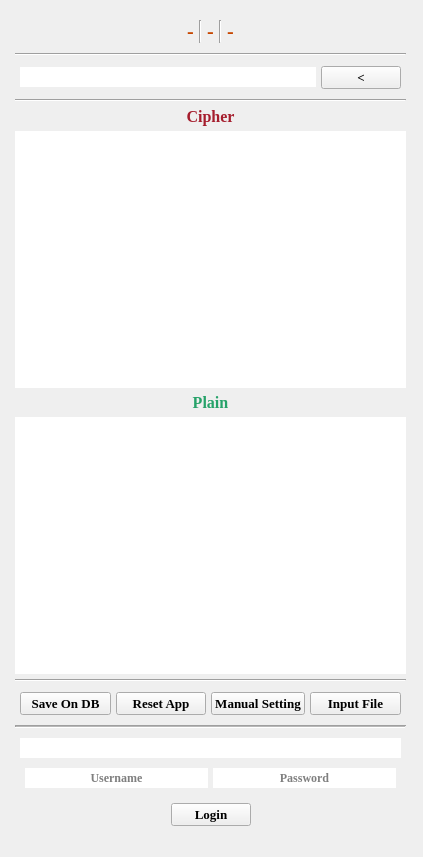
<?xml version="1.0" encoding="UTF-8"?>
<ui version="4.0">
 <class>window</class>
 <widget class="QWidget" name="window">
  <property name="geometry">
   <rect>
    <x>0</x>
    <y>0</y>
    <width>423</width>
    <height>857</height>
   </rect>
  </property>
  <property name="font">
   <font>
    <family>Liberation Serif</family>
    <weight>75</weight>
    <bold>true</bold>
   </font>
  </property>
  <property name="windowTitle">
   <string>Enigma</string>
  </property>
  <widget class="QWidget" name="verticalLayoutWidget">
   <property name="geometry">
    <rect>
     <x>10</x>
     <y>10</y>
     <width>401</width>
     <height>831</height>
    </rect>
   </property>
   <layout class="QVBoxLayout" name="verticalLayout">
    <property name="spacing">
     <number>5</number>
    </property>
    <property name="leftMargin">
     <number>5</number>
    </property>
    <property name="topMargin">
     <number>5</number>
    </property>
    <property name="rightMargin">
     <number>5</number>
    </property>
    <property name="bottomMargin">
     <number>5</number>
    </property>
    <item>
     <layout class="QHBoxLayout" name="horizontalLayout_4">
      <property name="spacing">
       <number>5</number>
      </property>
      <property name="leftMargin">
       <number>5</number>
      </property>
      <property name="topMargin">
       <number>5</number>
      </property>
      <property name="rightMargin">
       <number>5</number>
      </property>
      <property name="bottomMargin">
       <number>5</number>
      </property>
      <item>
       <spacer name="horizontalSpacer">
        <property name="orientation">
         <enum>Qt::Horizontal</enum>
        </property>
        <property name="sizeHint" stdset="0">
         <size>
          <width>40</width>
          <height>20</height>
         </size>
        </property>
       </spacer>
      </item>
      <item>
       <widget class="QLabel" name="r1">
        <property name="font">
         <font>
          <family>Liberation Serif</family>
          <pointsize>15</pointsize>
          <weight>75</weight>
          <bold>true</bold>
         </font>
        </property>
        <property name="styleSheet">
         <string notr="true">QLabel{
color: rgb(198, 70, 0);
}</string>
        </property>
        <property name="text">
         <string>-</string>
        </property>
        <property name="alignment">
         <set>Qt::AlignCenter</set>
        </property>
       </widget>
      </item>
      <item>
       <widget class="Line" name="line_4">
        <property name="orientation">
         <enum>Qt::Vertical</enum>
        </property>
       </widget>
      </item>
      <item>
       <widget class="QLabel" name="r2">
        <property name="font">
         <font>
          <family>Liberation Serif</family>
          <pointsize>15</pointsize>
          <weight>75</weight>
          <bold>true</bold>
         </font>
        </property>
        <property name="styleSheet">
         <string notr="true">QLabel{
color: rgb(198, 70, 0);
}</string>
        </property>
        <property name="text">
         <string>-</string>
        </property>
        <property name="alignment">
         <set>Qt::AlignCenter</set>
        </property>
       </widget>
      </item>
      <item>
       <widget class="Line" name="line_5">
        <property name="orientation">
         <enum>Qt::Vertical</enum>
        </property>
       </widget>
      </item>
      <item>
       <widget class="QLabel" name="r3">
        <property name="font">
         <font>
          <family>Liberation Serif</family>
          <pointsize>15</pointsize>
          <weight>75</weight>
          <bold>true</bold>
         </font>
        </property>
        <property name="styleSheet">
         <string notr="true">QLabel{
color: rgb(198, 70, 0);
}</string>
        </property>
        <property name="text">
         <string>-</string>
        </property>
        <property name="alignment">
         <set>Qt::AlignCenter</set>
        </property>
       </widget>
      </item>
      <item>
       <spacer name="horizontalSpacer_2">
        <property name="orientation">
         <enum>Qt::Horizontal</enum>
        </property>
        <property name="sizeHint" stdset="0">
         <size>
          <width>40</width>
          <height>20</height>
         </size>
        </property>
       </spacer>
      </item>
     </layout>
    </item>
    <item>
     <widget class="Line" name="line_2">
      <property name="orientation">
       <enum>Qt::Horizontal</enum>
      </property>
     </widget>
    </item>
    <item>
     <layout class="QHBoxLayout" name="horizontalLayout_2">
      <property name="spacing">
       <number>5</number>
      </property>
      <property name="leftMargin">
       <number>5</number>
      </property>
      <property name="topMargin">
       <number>5</number>
      </property>
      <property name="rightMargin">
       <number>5</number>
      </property>
      <property name="bottomMargin">
       <number>5</number>
      </property>
      <item>
       <widget class="QLineEdit" name="input">
        <property name="font">
         <font>
          <family>Liberation Serif</family>
          <weight>75</weight>
          <bold>true</bold>
         </font>
        </property>
        <property name="frame">
         <bool>false</bool>
        </property>
        <property name="alignment">
         <set>Qt::AlignCenter</set>
        </property>
       </widget>
      </item>
      <item>
       <widget class="QPushButton" name="bcs">
        <property name="maximumSize">
         <size>
          <width>16777215</width>
          <height>16777215</height>
         </size>
        </property>
        <property name="font">
         <font>
          <family>Liberation Serif</family>
          <pointsize>10</pointsize>
          <weight>75</weight>
          <italic>false</italic>
          <bold>true</bold>
          <kerning>true</kerning>
         </font>
        </property>
        <property name="text">
         <string>&lt;</string>
        </property>
        <property name="default">
         <bool>false</bool>
        </property>
        <property name="flat">
         <bool>false</bool>
        </property>
       </widget>
      </item>
     </layout>
    </item>
    <item>
     <widget class="Line" name="line_3">
      <property name="orientation">
       <enum>Qt::Horizontal</enum>
      </property>
     </widget>
    </item>
    <item>
     <widget class="QLabel" name="label_2">
      <property name="font">
       <font>
        <family>Liberation Serif</family>
        <pointsize>12</pointsize>
        <weight>75</weight>
        <bold>true</bold>
       </font>
      </property>
      <property name="styleSheet">
       <string notr="true">QLabel{
color:rgb(165, 29, 45);
}</string>
      </property>
      <property name="text">
       <string>Cipher</string>
      </property>
      <property name="alignment">
       <set>Qt::AlignCenter</set>
      </property>
     </widget>
    </item>
    <item>
     <widget class="QTextEdit" name="result">
      <property name="font">
       <font>
        <family>Montserrat</family>
        <pointsize>11</pointsize>
        <weight>3</weight>
        <italic>false</italic>
        <bold>false</bold>
       </font>
      </property>
      <property name="cursor" stdset="0">
       <cursorShape>ArrowCursor</cursorShape>
      </property>
      <property name="styleSheet">
       <string notr="true">QTextEdit{
font: 25 11pt &quot;Montserrat&quot;;
border-radius: 10px;
}</string>
      </property>
      <property name="readOnly">
       <bool>true</bool>
      </property>
     </widget>
    </item>
    <item>
     <widget class="QLabel" name="label">
      <property name="font">
       <font>
        <family>Liberation Serif</family>
        <pointsize>12</pointsize>
        <weight>75</weight>
        <bold>true</bold>
       </font>
      </property>
      <property name="styleSheet">
       <string notr="true">QLabel{
color: rgb(38, 162, 105);
}</string>
      </property>
      <property name="text">
       <string>Plain</string>
      </property>
      <property name="alignment">
       <set>Qt::AlignCenter</set>
      </property>
     </widget>
    </item>
    <item>
     <widget class="QTextEdit" name="txt">
      <property name="font">
       <font>
        <family>Montserrat</family>
        <pointsize>11</pointsize>
        <weight>3</weight>
        <italic>false</italic>
        <bold>false</bold>
       </font>
      </property>
      <property name="cursor" stdset="0">
       <cursorShape>ArrowCursor</cursorShape>
      </property>
      <property name="styleSheet">
       <string notr="true">QTextEdit{
font: 25 11pt &quot;Montserrat&quot;;
border-radius: 10px;
}</string>
      </property>
      <property name="readOnly">
       <bool>true</bool>
      </property>
     </widget>
    </item>
    <item>
     <widget class="Line" name="line_6">
      <property name="orientation">
       <enum>Qt::Horizontal</enum>
      </property>
     </widget>
    </item>
    <item>
     <layout class="QHBoxLayout" name="horizontalLayout_3">
      <property name="spacing">
       <number>5</number>
      </property>
      <property name="leftMargin">
       <number>5</number>
      </property>
      <property name="topMargin">
       <number>5</number>
      </property>
      <property name="rightMargin">
       <number>5</number>
      </property>
      <property name="bottomMargin">
       <number>5</number>
      </property>
      <item>
       <widget class="QPushButton" name="save_db">
        <property name="maximumSize">
         <size>
          <width>16777215</width>
          <height>16777215</height>
         </size>
        </property>
        <property name="font">
         <font>
          <family>Liberation Serif</family>
          <pointsize>10</pointsize>
          <weight>75</weight>
          <italic>false</italic>
          <bold>true</bold>
          <kerning>true</kerning>
         </font>
        </property>
        <property name="text">
         <string>Save On DB</string>
        </property>
        <property name="default">
         <bool>false</bool>
        </property>
        <property name="flat">
         <bool>false</bool>
        </property>
       </widget>
      </item>
      <item>
       <widget class="QPushButton" name="reset">
        <property name="maximumSize">
         <size>
          <width>16777215</width>
          <height>16777215</height>
         </size>
        </property>
        <property name="font">
         <font>
          <family>Liberation Serif</family>
          <pointsize>10</pointsize>
          <weight>75</weight>
          <italic>false</italic>
          <bold>true</bold>
          <kerning>true</kerning>
         </font>
        </property>
        <property name="text">
         <string>Reset App</string>
        </property>
        <property name="default">
         <bool>false</bool>
        </property>
        <property name="flat">
         <bool>false</bool>
        </property>
       </widget>
      </item>
      <item>
       <widget class="QPushButton" name="setting">
        <property name="maximumSize">
         <size>
          <width>16777215</width>
          <height>16777215</height>
         </size>
        </property>
        <property name="font">
         <font>
          <family>Liberation Serif</family>
          <pointsize>10</pointsize>
          <weight>75</weight>
          <italic>false</italic>
          <bold>true</bold>
          <kerning>true</kerning>
         </font>
        </property>
        <property name="text">
         <string>Manual Setting</string>
        </property>
        <property name="default">
         <bool>false</bool>
        </property>
        <property name="flat">
         <bool>false</bool>
        </property>
       </widget>
      </item>
      <item>
       <widget class="QPushButton" name="browse">
        <property name="maximumSize">
         <size>
          <width>16777215</width>
          <height>16777215</height>
         </size>
        </property>
        <property name="font">
         <font>
          <family>Liberation Serif</family>
          <pointsize>10</pointsize>
          <weight>75</weight>
          <italic>false</italic>
          <bold>true</bold>
          <kerning>true</kerning>
         </font>
        </property>
        <property name="text">
         <string>Input File</string>
        </property>
        <property name="default">
         <bool>false</bool>
        </property>
        <property name="flat">
         <bool>false</bool>
        </property>
       </widget>
      </item>
     </layout>
    </item>
    <item>
     <widget class="Line" name="line">
      <property name="frameShadow">
       <enum>QFrame::Sunken</enum>
      </property>
      <property name="lineWidth">
       <number>1</number>
      </property>
      <property name="midLineWidth">
       <number>1</number>
      </property>
      <property name="orientation">
       <enum>Qt::Horizontal</enum>
      </property>
     </widget>
    </item>
    <item>
     <layout class="QVBoxLayout" name="injaaaa">
      <property name="spacing">
       <number>5</number>
      </property>
      <property name="leftMargin">
       <number>5</number>
      </property>
      <property name="topMargin">
       <number>5</number>
      </property>
      <property name="rightMargin">
       <number>5</number>
      </property>
      <property name="bottomMargin">
       <number>5</number>
      </property>
      <item>
       <widget class="QLineEdit" name="show_user_info">
        <property name="font">
         <font>
          <family>Liberation Serif</family>
          <weight>75</weight>
          <bold>true</bold>
         </font>
        </property>
        <property name="frame">
         <bool>false</bool>
        </property>
        <property name="echoMode">
         <enum>QLineEdit::Normal</enum>
        </property>
        <property name="alignment">
         <set>Qt::AlignCenter</set>
        </property>
        <property name="readOnly">
         <bool>true</bool>
        </property>
        <property name="clearButtonEnabled">
         <bool>false</bool>
        </property>
       </widget>
      </item>
      <item>
       <layout class="QHBoxLayout" name="horizontalLayout_5">
        <property name="spacing">
         <number>5</number>
        </property>
        <property name="leftMargin">
         <number>5</number>
        </property>
        <property name="topMargin">
         <number>5</number>
        </property>
        <property name="rightMargin">
         <number>5</number>
        </property>
        <property name="bottomMargin">
         <number>5</number>
        </property>
        <item>
         <widget class="QLineEdit" name="username">
          <property name="font">
           <font>
            <family>Liberation Serif</family>
            <weight>75</weight>
            <bold>true</bold>
           </font>
          </property>
          <property name="frame">
           <bool>false</bool>
          </property>
          <property name="echoMode">
           <enum>QLineEdit::Normal</enum>
          </property>
          <property name="alignment">
           <set>Qt::AlignCenter</set>
          </property>
          <property name="placeholderText">
           <string>Username</string>
          </property>
         </widget>
        </item>
        <item>
         <widget class="QLineEdit" name="password">
          <property name="font">
           <font>
            <family>Liberation Serif</family>
            <weight>75</weight>
            <bold>true</bold>
           </font>
          </property>
          <property name="frame">
           <bool>false</bool>
          </property>
          <property name="echoMode">
           <enum>QLineEdit::Password</enum>
          </property>
          <property name="alignment">
           <set>Qt::AlignCenter</set>
          </property>
          <property name="placeholderText">
           <string>Password</string>
          </property>
          <property name="clearButtonEnabled">
           <bool>true</bool>
          </property>
         </widget>
        </item>
       </layout>
      </item>
      <item>
       <layout class="QHBoxLayout" name="horizontalLayout_7">
        <property name="spacing">
         <number>5</number>
        </property>
        <property name="leftMargin">
         <number>5</number>
        </property>
        <property name="topMargin">
         <number>5</number>
        </property>
        <property name="rightMargin">
         <number>5</number>
        </property>
        <property name="bottomMargin">
         <number>5</number>
        </property>
        <item>
         <spacer name="horizontalSpacer_3">
          <property name="orientation">
           <enum>Qt::Horizontal</enum>
          </property>
          <property name="sizeHint" stdset="0">
           <size>
            <width>40</width>
            <height>20</height>
           </size>
          </property>
         </spacer>
        </item>
        <item>
         <widget class="QPushButton" name="login">
          <property name="maximumSize">
           <size>
            <width>16777215</width>
            <height>16777215</height>
           </size>
          </property>
          <property name="font">
           <font>
            <family>Liberation Serif</family>
            <pointsize>10</pointsize>
            <weight>75</weight>
            <italic>false</italic>
            <bold>true</bold>
            <kerning>true</kerning>
           </font>
          </property>
          <property name="autoFillBackground">
           <bool>false</bool>
          </property>
          <property name="text">
           <string>Login</string>
          </property>
          <property name="checkable">
           <bool>false</bool>
          </property>
          <property name="default">
           <bool>false</bool>
          </property>
          <property name="flat">
           <bool>false</bool>
          </property>
         </widget>
        </item>
        <item>
         <spacer name="horizontalSpacer_4">
          <property name="orientation">
           <enum>Qt::Horizontal</enum>
          </property>
          <property name="sizeHint" stdset="0">
           <size>
            <width>40</width>
            <height>20</height>
           </size>
          </property>
         </spacer>
        </item>
       </layout>
      </item>
     </layout>
    </item>
   </layout>
  </widget>
 </widget>
 <resources/>
 <connections>
  <connection>
   <sender>bcs</sender>
   <signal>clicked()</signal>
   <receiver>input</receiver>
   <slot>setFocus()</slot>
   <hints>
    <hint type="sourcelabel">
     <x>360</x>
     <y>80</y>
    </hint>
    <hint type="destinationlabel">
     <x>167</x>
     <y>80</y>
    </hint>
   </hints>
  </connection>
 </connections>
</ui>
